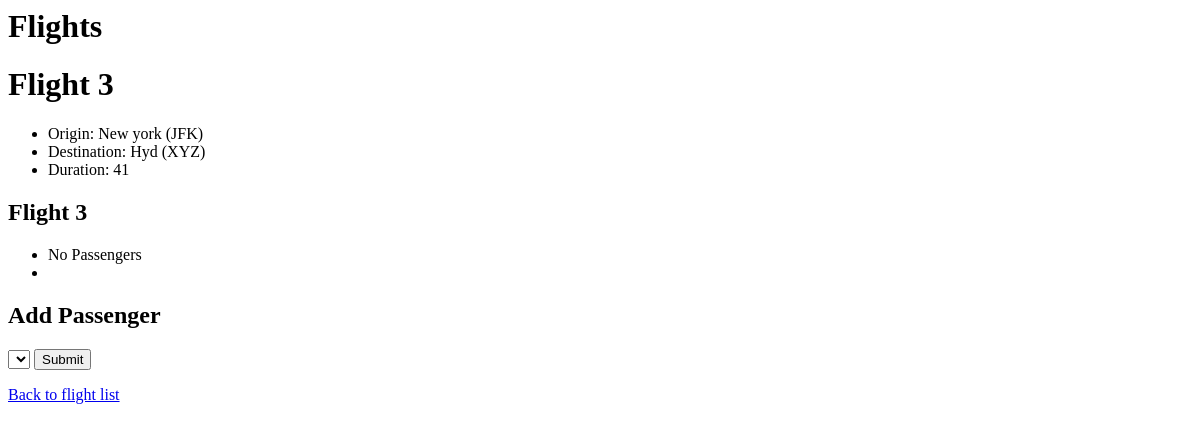
Page /flights/3 on the earlier database version.
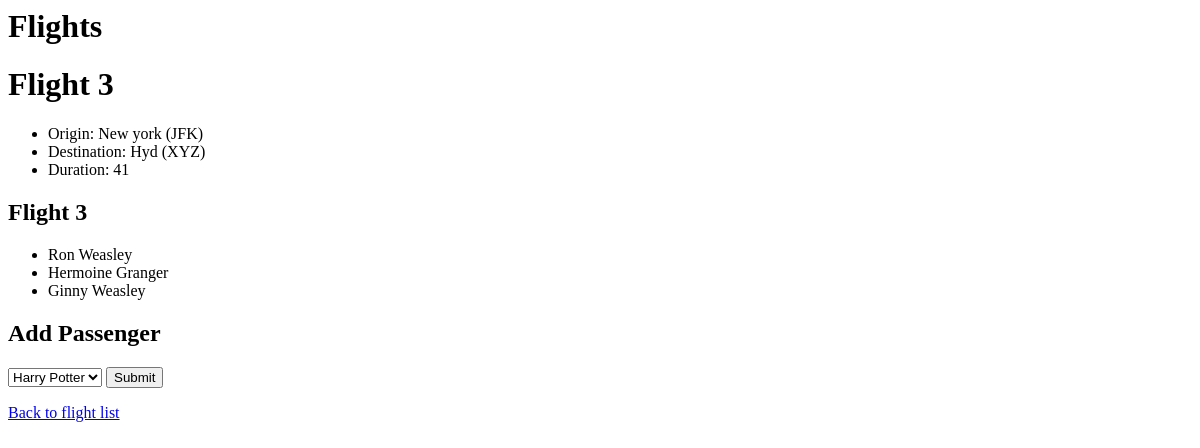
Same page on the later database version.
### flights/models.py (models this page shows, shortened)
class Flight(models.Model):
    origin=models.ForeignKey(Airport,on_delete=models.CASCADE,related_name="departures")
    destination=models.ForeignKey(Airport,on_delete=models.CASCADE,related_name="arrivals")
    duration=models.IntegerField()

class Airport(models.Model):
    code=models.CharField(max_length=3)
    city=models.CharField(max_length=64)
    def __str__(self):
        return f"{self.city} ({self.code})"

class Passenger(models.Model):
    first=models.CharField(max_length=64)
    last=models.CharField(max_length=64)
    flights=models.ManyToManyField(Flight,blank=True,related_name="passengers")
    def __str__(self):
        return f"{self.first} {self.last}"

### flights/views.py (the view)
# urls.py: path("<int:flight_id>",views.flight,name="flight"),
def flight(request,flight_id):
    flight=Flight.objects.get(id=flight_id)
    print(flight.passengers.all())
    return render(request,"flights/flight.html",{
        "flight":flight,
        "passengers":flight.passengers.all(),
        "non_passengers":Passenger.objects.exclude(flights=flight).all()
    })

### flights/templates/flights/flight.html (shortened to what this page needs)
{%extends "flights/layout.html"%}
{%block body%}
    <h1>Flight {{flight.id}}</h1>
    <ul>
        <li>Origin: {{flight.origin}}</li>
        <li>Destination: {{flight.destination}}</li>
        <li>Duration: {{flight.duration}}</li>
    </ul>
    <h2>Flight {{flight.id}}</h2>
    <ul>
        {%for passenger in passengers%}
            <li>{{passenger}}</li>
        {%empty%}
            <li>No Passengers</li>
            <li></li>
        {%endfor%}
    </ul>
    <h2>Add Passenger</h2>
    <form action="{% url 'flights:book' flight.id%}" method="POST">
        <select name="passenger">
            {%for passenger in non_passengers%}
                <option value="{{passenger.id}}">{{passenger}}</option>
            {%endfor%}
        </select>
        <input type="submit">
    </form>
    <a href="{%url 'flights:index'%}">Back to flight list</a>
{%endblock%}

### flights/templates/flights/layout.html (shortened to what this page needs)
<!doctype>
<html>
    <head>
    </head>
    <body>
        <h1>Flights</h1>
        {%block body%}
        {%endblock%}
    </body>
</html>

Differences in the rows shown:
added Passenger: first+last "Ron Weasley"
added Passenger: first+last "Hermoine Granger"
added Passenger: first+last "Ginny Weasley"
Other differences:
form field passenger: (not shown) → "Harry Potter"
text no longer shown: "No Passengers"
